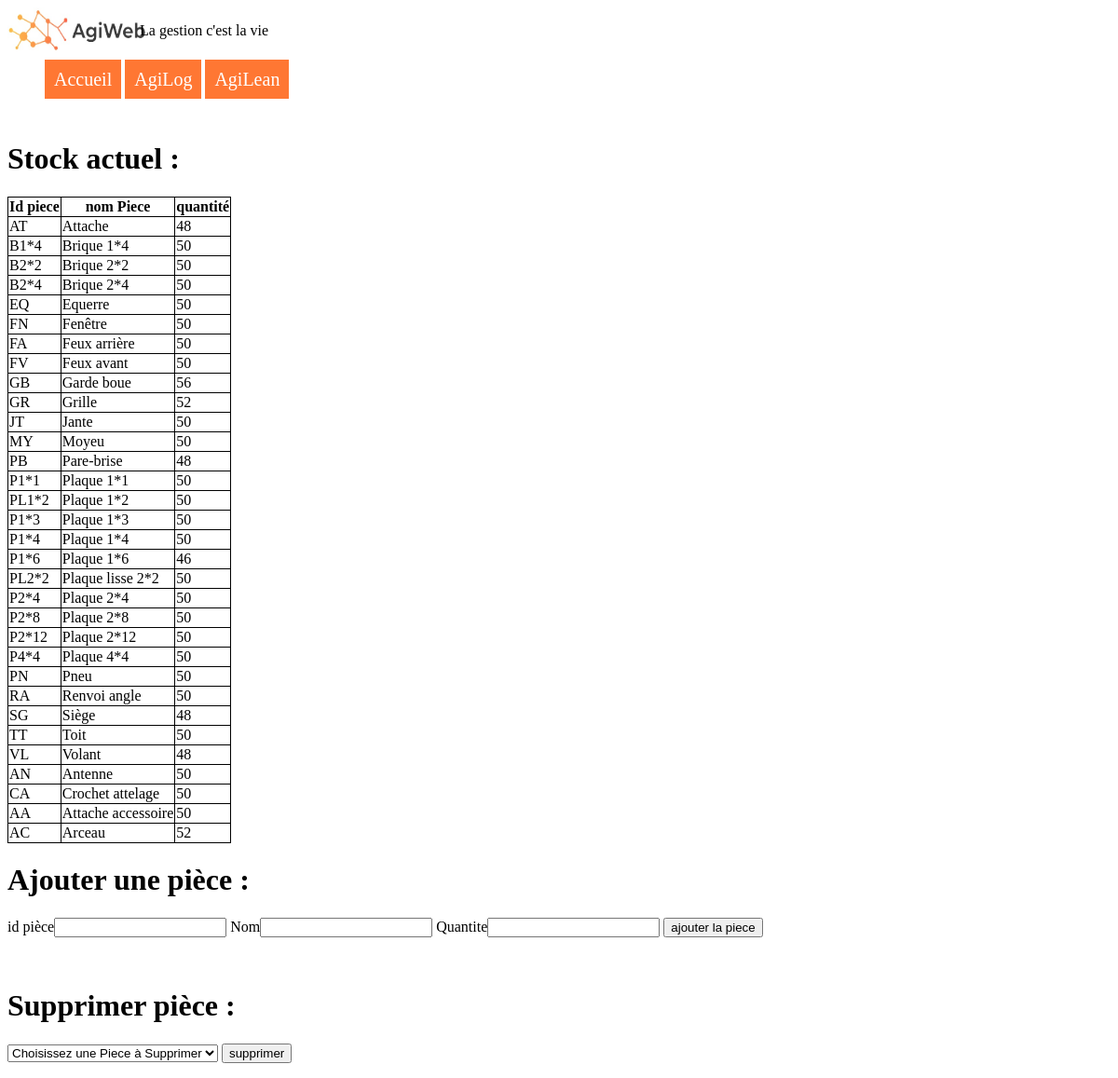
Before: /Agilog/Initialisation/Ajout_piece with the older database file.
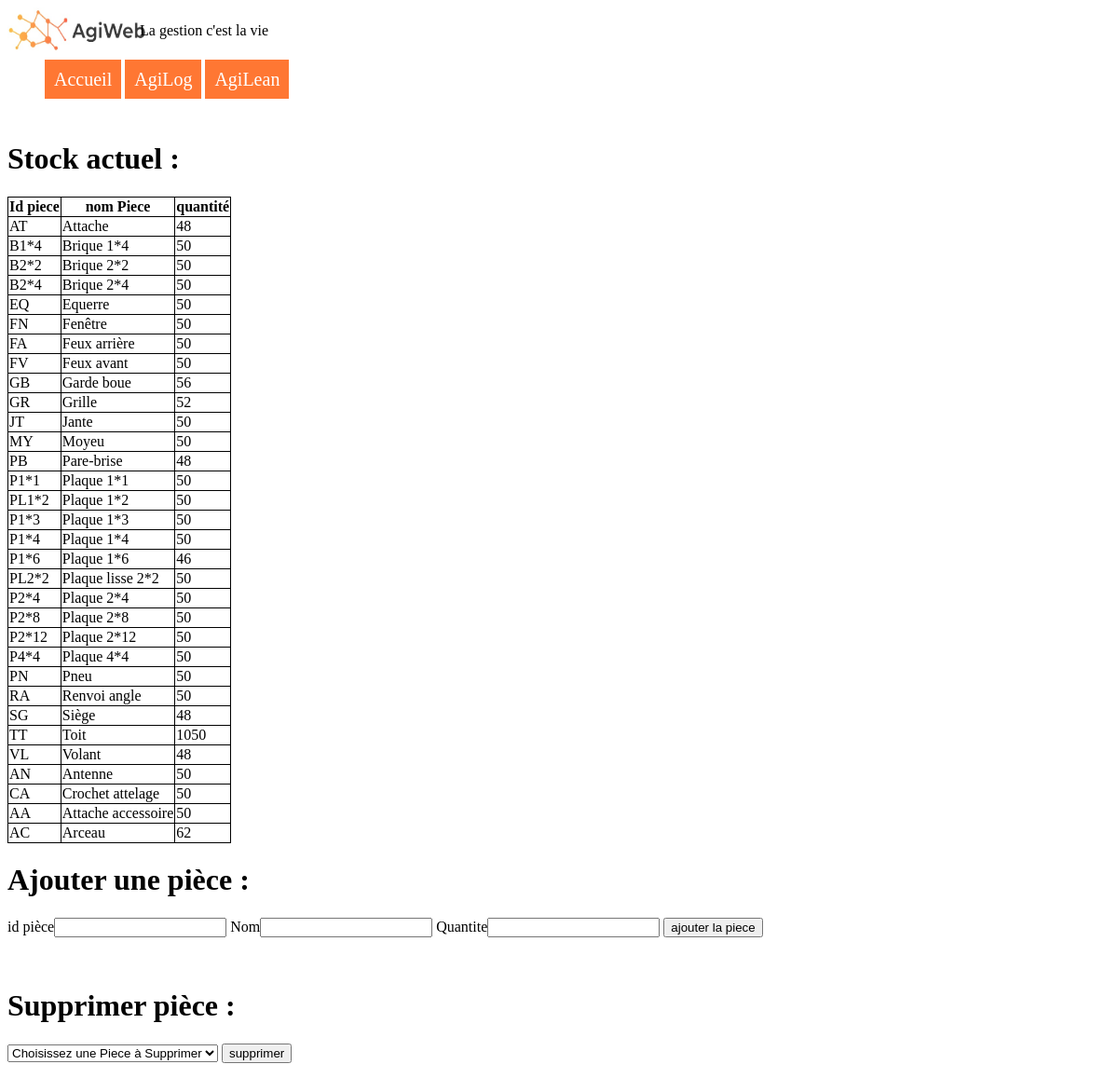
After: the same page with the newer database file.
### tables this page shows
CREATE TABLE "piece" (
	"id"	TEXT NOT NULL,
	"nom"	TEXT NOT NULL,
	"quantite"	INTEGER NOT NULL,
	"seuil_recomp"	INTEGER,
	"stock_secu"	INTEGER,
	"delai_reappro"	INTEGER,
	"a_commander"	INTEGER,
	"fournisseur"	INTEGER,
	PRIMARY KEY("id")
);

### run.py (the view, shortened to what this page needs)
@app.route('/Agilog/Initialisation/Ajout_piece', methods=['GET', 'POST'])#recupere 2 variable nom et prnom et les ajoutent a la base de données (a modifier pour mettre piece et quantite)
def ajout_piece():
    err_quant = ''
    msg=''
    con = lite.connect(cheminbdd) #attention chez toi c'est pas rangé au meme endroit
    con.row_factory = lite.Row
    cur = con.cursor()
    cur.execute("SELECT id, nom, quantite FROM piece")
    liste_id = cur.fetchall()
    if not request.method == 'POST':
        con.close()
        return render_template('ajout_piece.html',liste_id=liste_id, err_quant= "", msg="")
    return render_template('ajout_piece.html', liste_id=liste_id, err_quant= err_quant, msg=msg); # LES PROGRAMMEURS a retoucher / separer  fonctions

### Templates/ajout_piece.html (shortened to what this page needs)
<html lang="en" dir="ltr">
	{% include "head.html" %}
	<body>
	{% include "Navbar.html" %} <br/>
	<h1>Stock actuel :</h1>
	<table>
		<tr>
			<th>Id piece</th>
			<th>nom Piece</th>
			<th>quantité</th>
		</tr>
		{% for piece in liste_id %}
		<tr>
			<td>{{piece['id']}}</td>
			<td>{{piece['nom']}}</td>
			<td>{{piece['quantite']}}</td>
		</tr>
		{%endfor%}
	</table>
	<h1>Ajouter une pièce :</h1>
	<form action="{{url_for('ajout_piece')}}" method="post">
		<label for="ide">id pièce</label><input type="text" name="ide" value="">
		<label for="nom">Nom</label><input type="text" name="nome" value="">
		<label for="quantite">Quantite</label><input type="text" name="quantitee" value="">
		<input type="submit" value="ajouter la piece">
	</form> <br/>
	<h1>Supprimer pièce :</h1>
	<form action="{{url_for('supprimer_piece')}}" method="post">
			<select name='nomdele'>
				<option value='0'>Choisissez une Piece à Supprimer</option>
			</select>
			<input type="submit" value="supprimer">
	</form>
	</body>
</html>

### Templates/head.html (shortened to what this page needs)
<head>
  <link rel="stylesheet" type="text/css" href="{{url_for("static", filename="accueil.css")}}">
</head>

### Templates/navbar.html
<header>
  <div id="content">
    <div id="photo">
      <img class="logo" src="{{url_for("static",filename="logo.jpg")}}" alt="description" />
    </div>
    <div id="proverbe">
      <p> La gestion c'est la vie </p>
    </div>
  </div>
</header>
<div id="extending-nav">
  <div class="leftbox">
    <nav class="menu-nav">
      <ul>
        <li class="bouton">
          <a href="{{url_for('index')}}"> Accueil </a>
        </li>
        <li class="bouton">
          <a href="{{url_for('agilog')}}" rel="nofollow">
          AgiLog </a>
        </li>
        <li class="bouton">
          <a href="{{url_for('agilean')}}" rel="nofollow">
          AgiLean </a>
        </li>
      </ul>
    </nav>
  </div>
</div>

### Static/accueil.css (style rules this page uses)
.logo { width:150px ; height:50px ; float : left ; }
table { border-collapse: collapse; }
td,th { border-style: solid; border: 1px, solid black; }
div#content div { display :inline-block; width: 12%; }
div#content div#photo { float:left; }
div#content div#proverbe { vertical-align: top; }
nav.menu-nav ul li.bouton { list-style-type: none; display :inline-block; }
nav.menu-nav ul li.bouton a { color:white; background-color:FF7733; text-decoration: none; padding:10px; font-size:20px; }
div#extending-nav div { display :inline-block; }
div#extending-nav .leftbox { margin-right: 100px; }
td,th { border: 1px solid black; }

Changed rows visible on the page:
changed piece "TT": quantite "50" → "1050"
changed piece "AC": quantite "52" → "62"
